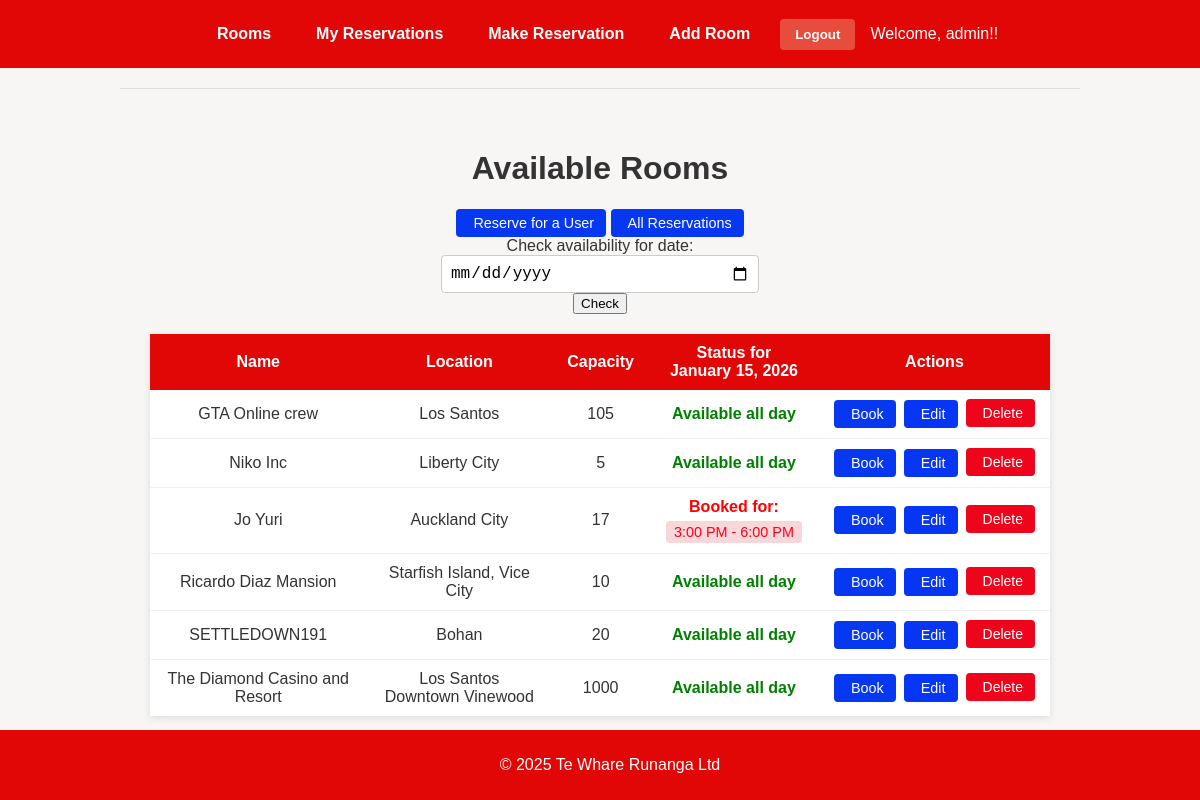
Page / (signed in) on the earlier database version.
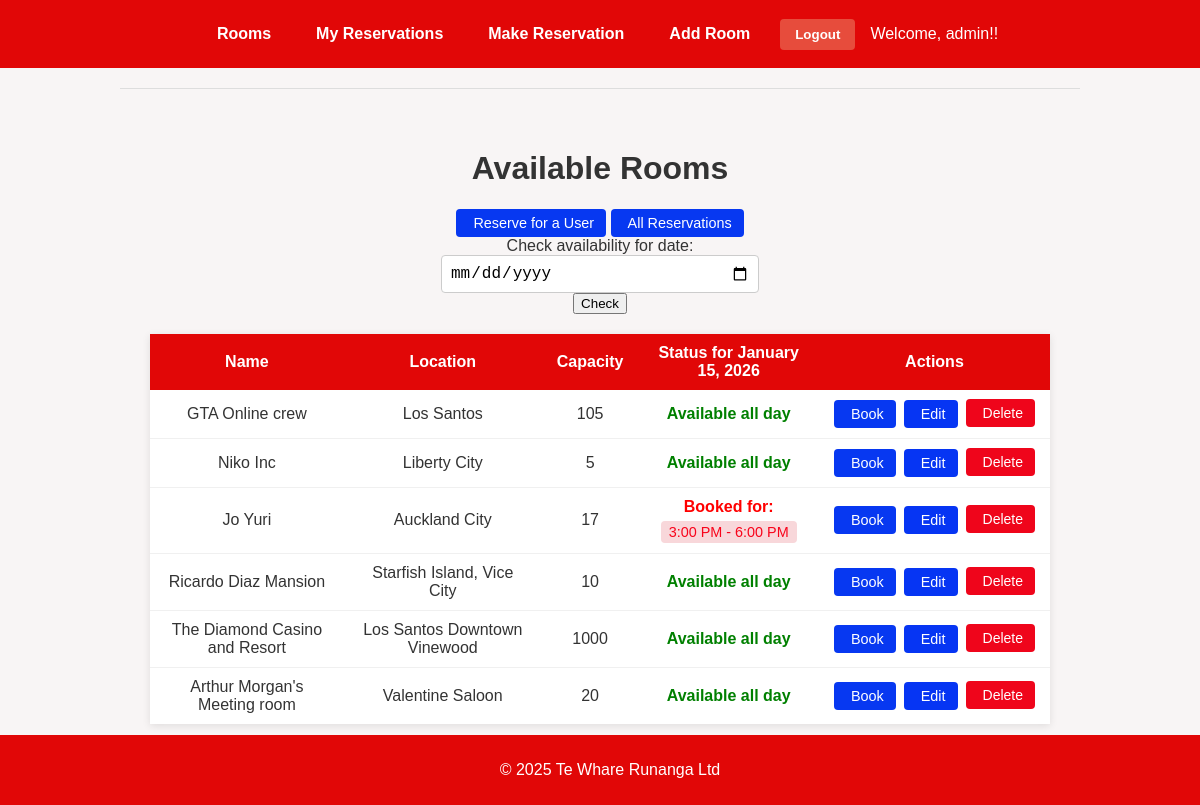
Same page on the later database version.
### reservations/models.py (models this page shows, shortened)
class ConferenceRoom(models.Model):
    name = models.CharField(max_length=100) # Room name
    location = models.CharField(max_length=100) # Where the room is located
    capacity = models.PositiveIntegerField() # How many people can fit in the room

### reservations/views.py (the view)
# urls.py: path('', views.room_list, name='room_list'),
@login_required
def room_list(request):
    date_str = request.GET.get('date')
    if date_str:
        try:
            selected_date = datetime.strptime(date_str, '%Y-%m-%d').date()
        except (ValueError, TypeError):
            selected_date = timezone.now().date()
    else:
        selected_date = timezone.now().date()
    current_time = timezone.now().time()
    rooms = ConferenceRoom.objects.all()
    reservations = Reservation.objects.filter(date=selected_date)
    for room in rooms:
        room_reservations = reservations.filter(room=room).order_by('start_time')
        room.is_available = not room_reservations.exists()
        room.booking_times = []
        for res in room_reservations:
            room.booking_times.append({
                'start': res.start_time.strftime('%I:%M %p').lstrip('0'),
                'end': res.end_time.strftime('%I:%M %p').lstrip('0')
            })
    context = {
        'rooms': rooms,
        'selected_date': selected_date,
        'date_str': selected_date.strftime('%d-%m-%Y'),  # Date format as DD-MM-YYYY
        'user': request.user  # Make sure user is available in the template
    }
    return render(request, 'reservations/room_list.html', context)

### reservations/templates/reservations/room_list.html (shortened to what the changed rows need)
{% extends "reservations/base.html" %}
{% block content %}
<div class="container">
    <h1>Available Rooms</h1>
    {% if rooms %}
    <div class="table-responsive">
        <table class="table table-striped">
            <thead class="thead-dark">
                <tr>
                    <th>Name</th>
                    <th>Location</th>
                    <th>Capacity</th>
                    <th>Status for {{ selected_date|date:"F j, Y" }}</th>
                    <th>Actions</th>
                </tr>
            </thead>
            <tbody>
                {% for room in rooms %}
                <tr>
                    <td>{{ room.name }}</td>
                    <td>{{ room.location }}</td>
                    <td>{{ room.capacity }}</td>
                    <td>
                        {% if room.is_available %}
                        <span style="color:green; font-weight: bold;">Available all day</span>
                        {% else %}
                        <div>
                            <div style="color:red; font-weight: bold; margin-bottom: 5px; text-align: center;">Booked for:</div>
                            <div style="display: flex; flex-wrap: wrap; gap: 8px; justify-content: center;">
                                {% for slot in room.booking_times %}
                                <span style="background-color: #f8d7da; color: #f8041b; padding: 3px 8px; border-radius: 4px; font-size: 0.9em;">
                                    {{ slot.start }} - {{ slot.end }}
                                </span>
                                {% endfor %}
                            </div>
                        </div>
                        {% endif %}
                    </td>
                    <td>
                        <div class="btn-group-custom">
                            <a href="{% url 'reservations:make_reservation' %}?room={{ room.id }}&date={{ selected_date|date:'Y-m-d' }}"
                               class="btn-custom btn-primary-custom"
                               {% if not room.is_available %}disabled{% endif %}>
                                 Book
                            </a>
                        {% if user.is_staff %}
                            <a href="{% url 'reservations:edit_room' room.id %}" class="btn-custom btn-edit-custom">
                                 Edit
                            </a>
                            <form action="{% url 'reservations:delete_room' room.id %}" method="post" style="display: inline; margin: 0; padding: 0;"
                                  onsubmit="return confirm('Are you sure you want to delete this room?');">
                                <button type="submit" class="btn-custom btn-delete-custom" style ="margin: 0;">
                                     Delete
                                </button>
                            </form>
                            {% endif %}
                        </div>
                    </td>
                </tr>
                {% endfor %}
            </tbody>
        </table>
    </div>
    {% else %}
    <div class="alert alert-info" role="alert">
        No rooms available, please try again later or on a different date.
    </div>
    {% endif %}
</div>
{% endblock %}

Differences in the rows shown:
removed ConferenceRoom: name "SETTLEDOWN191", location "Bohan", capacity "20", shows "Available all day"
added ConferenceRoom: name "Arthur Morgan's Meeting room", location "Valentine Saloon", capacity "20", shows "Available all day"
